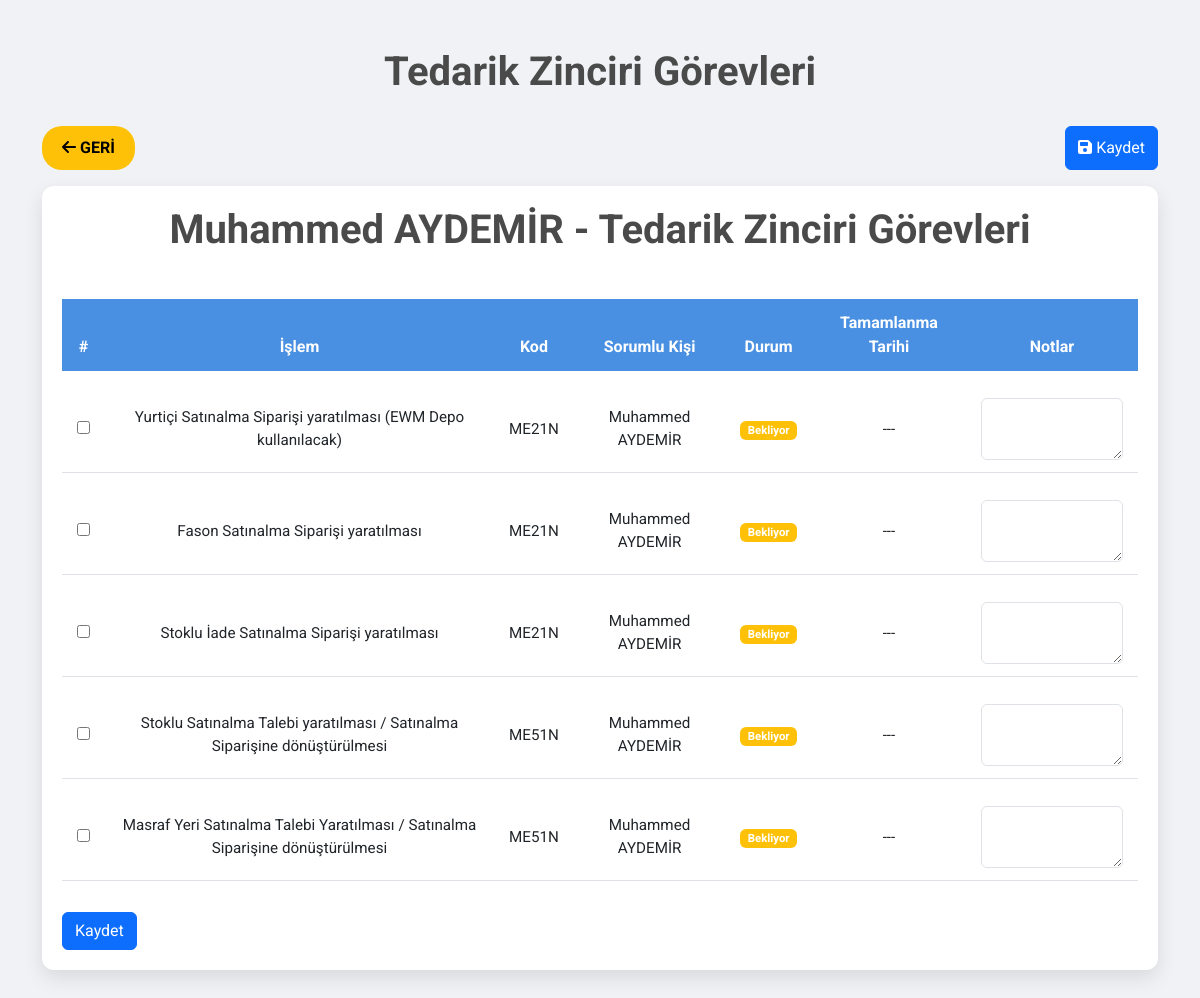
The page /department/Tedarik Zinciri?user=Muhammed AYDEMİR on the database its author committed.
### app.py (models this page shows)
class Task(db.Model):
    id = db.Column(db.Integer, primary_key=True)
    process_name = db.Column(db.String(100))
    process_code = db.Column(db.String(50))
    department = db.Column(db.String(50))
    responsible_person = db.Column(db.String(50))
    is_completed = db.Column(db.Boolean, default=False)
    notes = db.Column(db.Text)
    completion_time = db.Column(db.DateTime, nullable=True)  # Yeni sütun

### app.py (the view)
@app.route('/department/<string:department_name>')
def department_tasks(department_name):
    user_name = request.args.get('user')
    if not user_name:
        flash("Kullanıcı belirtilmedi!", "danger")
        return redirect(url_for('index'))
    department_name = unquote(department_name)
    user_name = unquote(user_name)
    tasks = Task.query.filter_by(department=department_name, responsible_person=user_name).all()
    if not tasks:
        flash(f"{user_name} için {department_name} departmanında görev bulunamadı.", "warning")
        return redirect(url_for('index'))
    total_tasks = len(tasks)
    completed_tasks = len([task for task in tasks if task.is_completed])
    completion_percentage = (completed_tasks / total_tasks * 100) if total_tasks > 0 else 0
    return render_template(
        'department_tasks.html',
        tasks=tasks,
        department_name=department_name,
        user_name=user_name,
        completion_percentage=completion_percentage
    )

### templates/department_tasks.html (shortened to what this page needs)
<!DOCTYPE html>
<html lang="tr">
<head>
    <link href="https://cdn.jsdelivr.net/npm/bootstrap@5.3.0/dist/css/bootstrap.min.css" rel="stylesheet">
    <link href="https://cdnjs.cloudflare.com/ajax/libs/font-awesome/6.4.0/css/all.min.css" rel="stylesheet">
</head>
<body>
    <div class="container my-5">
        <h1 class="text-center">{{ department_name }} Görevleri</h1>
        <div class="d-flex justify-content-between mb-3">
            <a href="/" class="btn btn-back"><i class="fas fa-arrow-left"></i> Geri</a>
            <button type="submit" form="task-form" class="btn btn-primary"><i class="fas fa-save"></i> Kaydet</button>
        </div>
        <div class="table-container">
            <h1 class="text-center">{{ user_name }} - {{ department_name }} Görevleri</h1>
<form action="/bulk_update/{{ department_name }}/{{ user_name }}" method="POST">
    <table class="table table-hover">
        <thead>
            <tr>
                <th>#</th>
                <th>İşlem</th>
                <th>Kod</th>
                <th>Sorumlu Kişi</th>
                <th>Durum</th>
                <th>Tamamlanma Tarihi</th>
                <th>Notlar</th>
            </tr>
        </thead>
        <tbody>
            {% for task in tasks %}
            <tr>
                <td>
                    <input type="checkbox" name="is_completed_{{ task.id }}" {% if task.is_completed %}checked{% endif %}>
                </td>
                <td>{{ task.process_name }}</td>
                <td>{{ task.process_code }}</td>
                <td>{{ task.responsible_person }}</td>
                <td>
                    <span class="badge {% if task.is_completed %}bg-success{% else %}bg-warning{% endif %}">
                        {% if task.is_completed %}Tamamlandı{% else %}Bekliyor{% endif %}
                    </span>
                </td>
                <td>
                    {% if task.completion_time %}
                    {{ task.completion_time.strftime('%d %B %Y %H:%M') }}
                    {% else %}
                    ---
                    {% endif %}
                </td>
                <td>
                    <textarea name="notes_{{ task.id }}" class="form-control">{{ task.notes or '' }}</textarea>
                </td>
            </tr>
            {% endfor %}
        </tbody>
    </table>
    <button type="submit" class="btn btn-primary">Kaydet</button>
</form>
        </div>
    </div>
</body>
</html>

### templates/department_tasks.html (style rules this page uses)
body { font-family: 'Roboto', sans-serif; background: #f0f2f5; color: #333; }
h1 { font-weight: 700; color: #4a4a4a; margin-bottom: 30px; }
.table-container { background: #ffffff; border-radius: 12px; padding: 20px; box-shadow: 0 8px 20px rgba(0, 0, 0, 0.1); }
.table { width: 100%; border-collapse: separate; border-spacing: 0 15px; }
.table thead th { background: #4a90e2; color: #ffffff; padding: 12px 15px; border: none; text-align: center; font-size: 1rem; }
.table tbody tr { background: #ffffff; border-radius: 8px; transition: transform 0.3s, box-shadow 0.3s; }
.table td { padding: 12px 15px; vertical-align: middle; text-align: center; font-size: 0.95rem; }
.btn-back { background: #ffc107; color: black; font-weight: bold; padding: 10px 20px; border-radius: 20px; text-transform: uppercase; transition: all 0.3s; border: none; }
.form-control { resize: vertical; min-height: 50px; }

### rows shown on the page
Task: process_name "Yurtiçi Satınalma Siparişi yaratılması (EWM Depo kullanılacak)", process_code "ME21N", responsible_person "Muhammed AYDEMİR", shows "Bekliyor"
Task: process_name "Fason Satınalma Siparişi yaratılması", process_code "ME21N", responsible_person "Muhammed AYDEMİR", shows "Bekliyor"
Task: process_name "Stoklu İade Satınalma Siparişi yaratılması", process_code "ME21N", responsible_person "Muhammed AYDEMİR", shows "Bekliyor"
Task: process_name "Stoklu Satınalma Talebi yaratılması / Satınalma Siparişine dönüştürülmesi", process_code "ME51N", responsible_person "Muhammed AYDEMİR", shows "Bekliyor"
Task: process_name "Masraf Yeri Satınalma Talebi Yaratılması / Satınalma Siparişine dönüştürülmesi", process_code "ME51N", responsible_person "Muhammed AYDEMİR", shows "Bekliyor"

### other values the page prints
{{ department_name }} "Tedarik Zinciri"
{{ user_name }} "Muhammed AYDEMİR"
